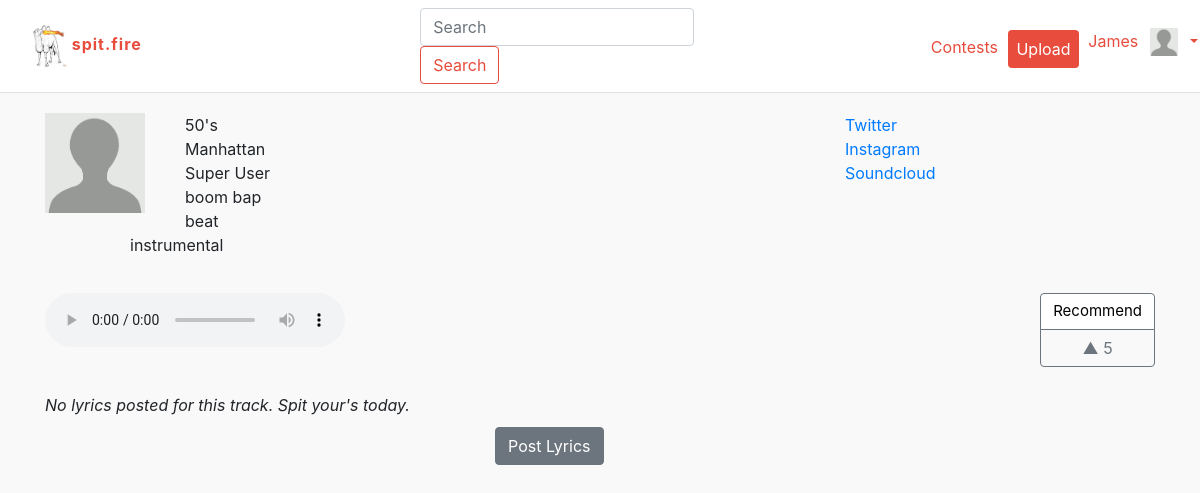
Page /spitfire/soundtrack/5da5f6c9-aac0-4e11-8020-0274c7519db7 (signed in) on the committed database.
### spitfire/models.py (models this page shows, shortened)
class Artist(models.Model):
    user = models.OneToOneField(User, related_name = 'artist', on_delete=models.CASCADE)
    id = models.UUIDField(primary_key=True, default=uuid.uuid4, help_text="Unique ID for this particular artist across whole site")
    firstName = models.CharField(max_length=100, default = "Firstname")
    lastName = models.CharField(max_length=100, default = "Lastname")
    city = models.CharField(max_length=100, null=True)
    description = models.TextField(max_length=2000)
    number_of_spits = models.PositiveIntegerField(default=0)
    number_of_followers = models.PositiveIntegerField(default=0)
    number_of_following = models.PositiveIntegerField(default=0)
    date_of_birth = models.DateField(null=True)
    first_joined = models.DateField(null=True)
    twitter_link = models.CharField(max_length=100,blank=True,null=True)
    instagram_link = models.CharField(max_length=100,blank=True, null=True)
    soundcloud_link = models.CharField(max_length=100,blank=True, null=True)
    image = models.FileField(upload_to='user_propics/', default='user_propics/profile_default.png')

class Track(models.Model):
    id = models.UUIDField(primary_key=True, default=uuid.uuid4, help_text="Unique ID for this particular track across whole site")
    title = models.CharField(max_length=200)
    artist = models.ForeignKey('Artist', on_delete=models.CASCADE)
    upvotes = models.PositiveIntegerField(default=0)
    genre = models.ManyToManyField(Genre, help_text="Select a genre for this track")
    description = models.TextField(blank=True, max_length=300)
    keywords = models.TextField(blank = True, max_length=30)
    featured = models.BooleanField(default=False)
    image = models.FileField(upload_to='track_pics/', default='track_pics/trackpic_default.jpg')
    mp3 = models.FileField(upload_to='user_audio/', default='user_audio/track_default.mp3')
    def display_genre(self):
        """
        Creates a string for the Genre. This is required to display genre in Admin.
        """
        return ', '.join([ genre.name for genre in self.genre.all()[:3] ])
    display_genre.short_description = 'Genre'
    def top_lyrics(self):
        return Lyrics.objects.filter(Track=self.id).order_by('-upvotes')

### spitfire/views.py (the view)
# urls.py: url(r'^soundtrack/(?P<pk>[-\w]+)$', views.getTrackInfo, name='trackInfo'),
def getTrackInfo(request, pk):
	track = get_object_or_404(Track, pk = pk)
	return render(request, 'soundtrack.html', {'track': track})

### spitfire/templates/soundtrack.html (shortened to what this page needs)
{% extends "baseTemplate.html" %}
{% block includeCSS %}
  {% load static %}
  <link rel="stylesheet" href="{% static 'css/soundtrack.css' %}">
{% endblock %}
{% block propic %}
<img src ="../{{user.artist.image.url}}" width= '35px'>
{% endblock %}
{% block bodyContent %}
  <div class="container">
      <div class="row" id="profile">
        <div class='col-md-8'>
          <div id="trackInfo">
              <div id="picture"><img src ="../{{track.artist.image.url}}" width= '100px'></div>
                <ul id="names-and-info">
                  <li>{{ track.title }}</li>
                  <li>{{ track.artist.firstName }} {{ track.artist.lastName }}</li>
                  <li>{{ track.keywords }}</li>
                </ul>
            </div>
          </div>
          <div class='col-md-4'>
                <ul id="social-buttons">
                  <li><a href="https://{{track.artist.twitter_link}}">Twitter</a></li>
                  <li><a href="https://{{track.artist.instagram_link}}">Instagram</a></li>
                  <li><a href="https://{{track.artist.soundcloud_link}}">Soundcloud</a></li>
                </ul>
          </div>
      </div>
      <div class="row" id='music-icon'>
        <div class='col-md-12'>
          <audio controls="controls" controlsList="nodownload">
                <source src="../{{ track.mp3.url }}" type="audio/mpeg">
              </audio>
			<div class="btn-group-vertical" role="group" aria-label="Basic example">
			  <button type="button" id="recButton" class="btn btn-secondary">Recommend</button>
			  <button type="button-track" track-id={{track.id}} class="btn btn-outline-secondary float-right upvote-btn">▲ {{ track.upvotes }}</button>
			</div>
        </div>
      </div>
    {% for lyric in track.top_lyrics%}
      <div class="row" id='lyrics'>
        <div class='col-md-12'>
          <div class="card-group">
            <div class="card">
              <div class="card-body">
                <h4 class="card-title">{{ lyric.title }}</h4>
                <button type="button" lyric-id={{lyric.id}} class="btn btn-outline-secondary float-right upvote-btn">▲ {{ lyric.upvotes }}</button>
                <p class="card-text">{{ lyric.text }}</p>
              </div>
            </div>
            <div class="card">
              <div class="card-body">
                <h4 class="card-title">Comments</h4>
                <ul>
                {% for lyric_comment in lyric.top_comments %}
                  <li> <strong>{{ lyric_comment.artist }}</strong>:  {{ lyric_comment.text }} <button type="button" lyric-comment-id="{{lyric_comment.id}}" class="btn btn-outline-secondary float-right upvote-btn">▲ {{ lyric_comment.upvotes }}</button></li>
                {% endfor %}
                </ul>
<!--                 <p><a href="{% url 'create_comment' %}">Create Comment</a></p>
 -->                <!-- <input type = 'text'>
                    <button type="submit">Submit</button> -->
                    <!-- <form action="create_comment" method="post">
                      {% csrf_token %}
                      <input name = "user_comment" type="text" class = "form-control" id = "user">
                      {{ comment }}
                      <button type="submit">Submit</button>
                    </form>-->
              </div>
            </div>
          </div>
        </div>
      </div>
      {% empty %}
        <i class="card-text"> No lyrics posted for this track. Spit your's today.</i>
    {% endfor %}
    <div class="row">
        <div class='col-md-12'>
          <a href="./lyrics/{{ track.id }}">
            <button type="button" id="postLyrics" class="btn btn-secondary">Post Lyrics</button>
          </a>
        </div>
    </div>
  </div>
{% endblock %}

### spitfire/templates/baseTemplate.html (shortened to what this page needs)
<!DOCTYPE html>
<html lang="en">
<head>
  <link rel="stylesheet" href="https://maxcdn.bootstrapcdn.com/bootstrap/4.0.0-beta/css/bootstrap.min.css">
  {% load static %}
  <link rel="stylesheet" href="{% static 'css/main.css' %}">
  {% block includeCSS %}
  {% endblock %}
</head>
<body>
    <nav class="navbar navbar-expand-lg navbar-light bg-white">
      <div class="col-md-4">
            <div id="logo">
              <a href = "{% url 'index' %}">
                <img  src = "{% static '/images/camel.png' %}">
                <span id="logo-name">spit.fire</span>
              </a>
            </div>
        </div>
        <div class="col-md-4">
          <form action="/spitfire/search" method="get" class="form-inline my-2 my-lg-0">
            <input class="form-control mr-sm-2" name="search_field" type="text" placeholder="Search" aria-label="Search">
            <button class="btn btn-outline-primary my-2 my-sm-0" type="submit">Search</button>
          </form>
        </div>
        <div class="col-md-4">
          <ul class="navbar-nav">
            <li>
              <a href="{% url 'contest' %}">
              <p id="contests-link" class="btn-link">Contests</p>
              </a>
            </li>
            <li>
              <a href="{% url 'upload' %}">
              <button id="upload-button" type="button" class="btn btn-primary">Upload</button>
              </a>
            </li>
            <li>
              {% if user.is_authenticated %}
              <div id="ddmenu" class="dropdown">
                <button class="btn btn-secondary dropdown-toggle"
                        type="button" id="dropdownMenu1" data-toggle="dropdown"
                        aria-haspopup="true" aria-expanded="false">
                        <span>{{user.artist.firstName}}</span>
                        {% block propic %}{% endblock %}
                </button>
              </div>
              {% else %}
              <a href="{% url 'login' %}?next={{request.path}}">
              <p id="contests-link" class="btn-link">Login</p>
              </a>
              {% endif %}
            </li>
          </ul>
        </div>
      </nav>
      {% block bodyContent %}
      {% endblock %}
</body>
</html>

### spitfire/static/css/main.css (style rules this page uses)
:root { --main-color: #e74c3c; }
nav { background-color: white; width:100%; max-width: 1920px; border-bottom:1px solid rgb(224, 224, 224); box-shadow: 2px gray; }
nav button { cursor: pointer; }
nav #logo { width:36%; max-width:220px; padding: 0px; display: inline-block; }
nav #logo * > img { width: 28%; display: inline; max-width: 100px; }
nav #logo-name { font-weight: bold; letter-spacing: 1px; color: var(--main-color); }
nav ul.navbar-nav { margin-right: 7%; float: right; max-width: 220px; list-style-type: none; }
nav #contests-link { margin: 5% 5% 0 0; padding:7px; display: inline-block; color:var(--main-color); }
nav #upload-button { background-color: var(--main-color); border:0; color:white; display: inline-block; padding:7px 8px; margin: 8% 0 0 5%; }
nav #ddmenu { margin: 0 -5% 0 5%; padding:0 10px 0 0; display: inline-block; cursor: pointer; }
nav #ddmenu * { cursor: pointer; padding:2px 3.5px; }
nav #dropdownMenu1 { width: 115px; }
nav .btn-outline-primary { background-color: white; color: var(--main-color); border-color: var(--main-color); }
nav .btn-secondary { background-color: white; border:0; }
nav button.dropdown-toggle { color:var(--main-color); padding:0; }
body { background-color: #f9f9f9; }
.container { margin-left: auto; margin-right: auto; padding-left:15px; padding-right: 15px; }
.upvote-btn { cursor: pointer; }
.btn-primary { background-color: var(--main-color); color: white; border-color: var(--main-color); }

### spitfire/static/css/soundtrack.css (style rules this page uses)
#trackInfo img { height: 100px; float: left; }
#names-and-info li { list-style-type: none; width: 160px; margin-left: 5px; position: relative; left: 40px; }
#profile { padding-top: 20px; }
#social-buttons { list-style-type: none; float: left; }
#music-icon { height: 100px; margin-top: 20px; }
.btn-group-vertical { float: right; }
#recButton { font-size: 15px; color: black; background-color: white; }
#postLyrics { margin-top: 10px; position: relative; left: 450px; }

### rows in the picture
Track: artist.image (placeholder picture), title "50's Manhattan", artist.firstName "Super", artist.lastName "User", keywords "boom bap beat instrumental", upvotes "5"

### other values in the picture
{{ user.artist.firstName }} "James"
